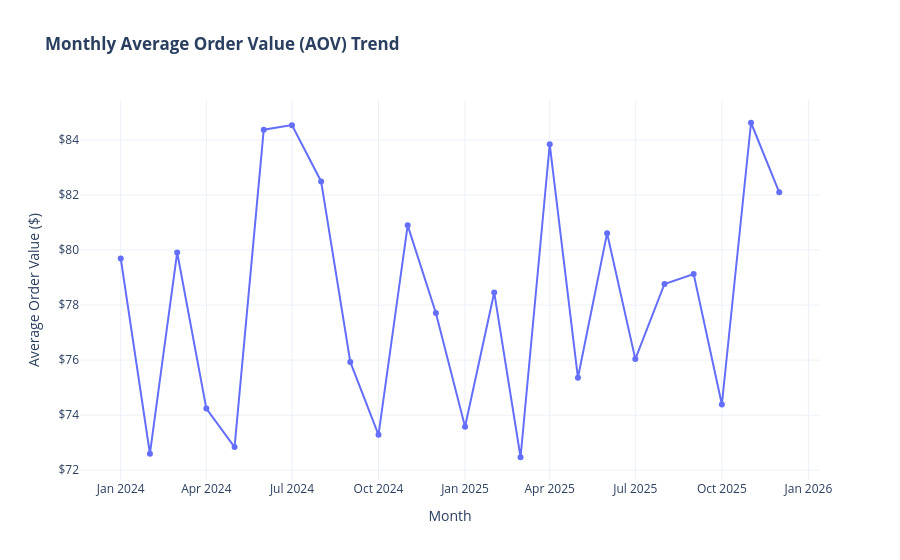

The cell this chart's notebook holds for it:
### Markdown cell above
## 11. Challenge Activity

**Metric Engineering & Dual-Axis Thinking:**  
In business analytics, tracking sales alone does not tell you whether growth was driven by more customers purchasing or by customers spending more per transaction.

1. In the cell below, calculate **Average Order Value (AOV)**:
   $$\text{AOV} = \frac{\text{sales}}{\text{orders}}$$
2. Create an interactive Plotly line chart showing AOV over time.
3. Write two brief analytical insights explaining whether customer spend per order changes during holiday peak months.

### Code cell
# Challenge Activity: Calculate AOV and plot trend
df["aov"] = df["sales"] / df["orders"]

fig_aov = px.line(
    df,
    x="date",
    y="aov",
    markers=True,
    title="<b>Monthly Average Order Value (AOV) Trend</b>",
    labels={"date": "Month", "aov": "Average Order Value ($)"}
)
fig_aov.update_layout(yaxis_tickprefix="$", template="plotly_white")
fig_aov.show()

# Print summary
print(f"Mean AOV across all 24 months: ${df['aov'].mean():.2f}")

### Figure 1 — Plotly figure (JSON) as saved in the notebook; plotly's stock layout.template omitted (floating-point values rounded to 4 significant figures)
{"data": [{"hovertemplate": "Month=%{x}<br>Average Order Value ($)=%{y}<extra></extra>", "legendgroup": "", "line": {"color": "#636efa", "dash": "solid"}, "marker": {"symbol": "circle"}, "mode": "lines+markers", "name": "", "orientation": "v", "showlegend": false, "type": "scatter", "x": ["2024-01-01T00:00:00.000000", "2024-02-01T00:00:00.000000", "2024-03-01T00:00:00.000000", "2024-04-01T00:00:00.000000", "2024-05-01T00:00:00.000000", "2024-06-01T00:00:00.000000", "2024-07-01T00:00:00.000000", "2024-08-01T00:00:00.000000", "2024-09-01T00:00:00.000000", "2024-10-01T00:00:00.000000", "2024-11-01T00:00:00.000000", "2024-12-01T00:00:00.000000", "2025-01-01T00:00:00.000000", "2025-02-01T00:00:00.000000", "2025-03-01T00:00:00.000000", "2025-04-01T00:00:00.000000", "2025-05-01T00:00:00.000000", "2025-06-01T00:00:00.000000", "2025-07-01T00:00:00.000000", "2025-08-01T00:00:00.000000", "2025-09-01T00:00:00.000000", "2025-10-01T00:00:00.000000", "2025-11-01T00:00:00.000000", "2025-12-01T00:00:00.000000"], "xaxis": "x", "y": [79.69, 72.6, 79.91, 74.24, 72.84, 84.38, 84.54, 82.49, 75.93, 73.29, 80.9, 77.71, 73.58, 78.46, 72.47, 83.84, 75.36, 80.61, 76.04, 78.77, 79.13, 74.39, 84.63, 82.1], "yaxis": "y"}], "layout": {"legend": {"tracegroupgap": 0}, "title": {"text": "<b>Monthly Average Order Value (AOV) Trend</b>"}, "xaxis": {"anchor": "y", "domain": [0, 1], "title": {"text": "Month"}}, "yaxis": {"anchor": "x", "domain": [0, 1], "tickprefix": "$", "title": {"text": "Average Order Value ($)"}}}}
